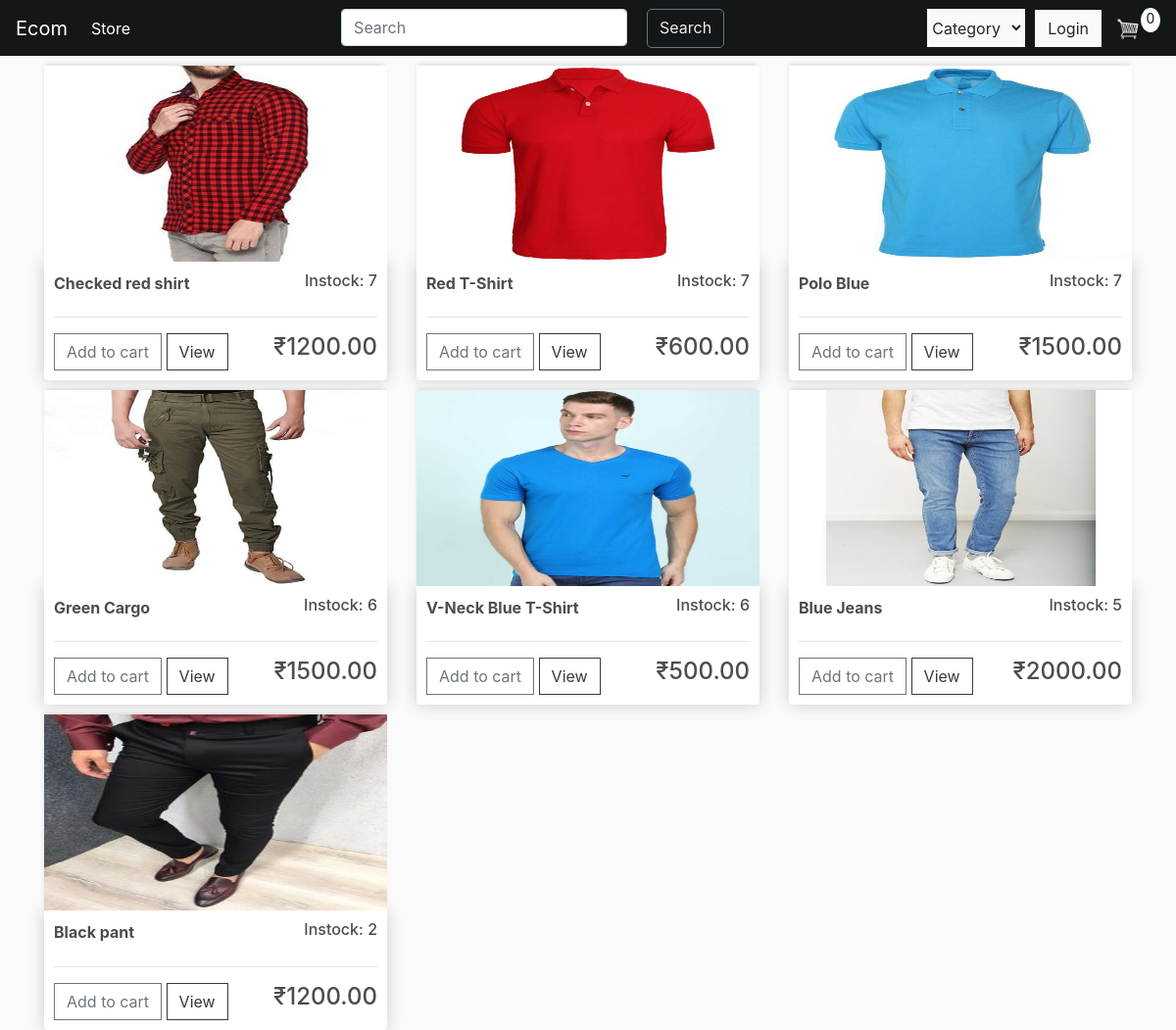
/, run on an earlier commit of the app's database.
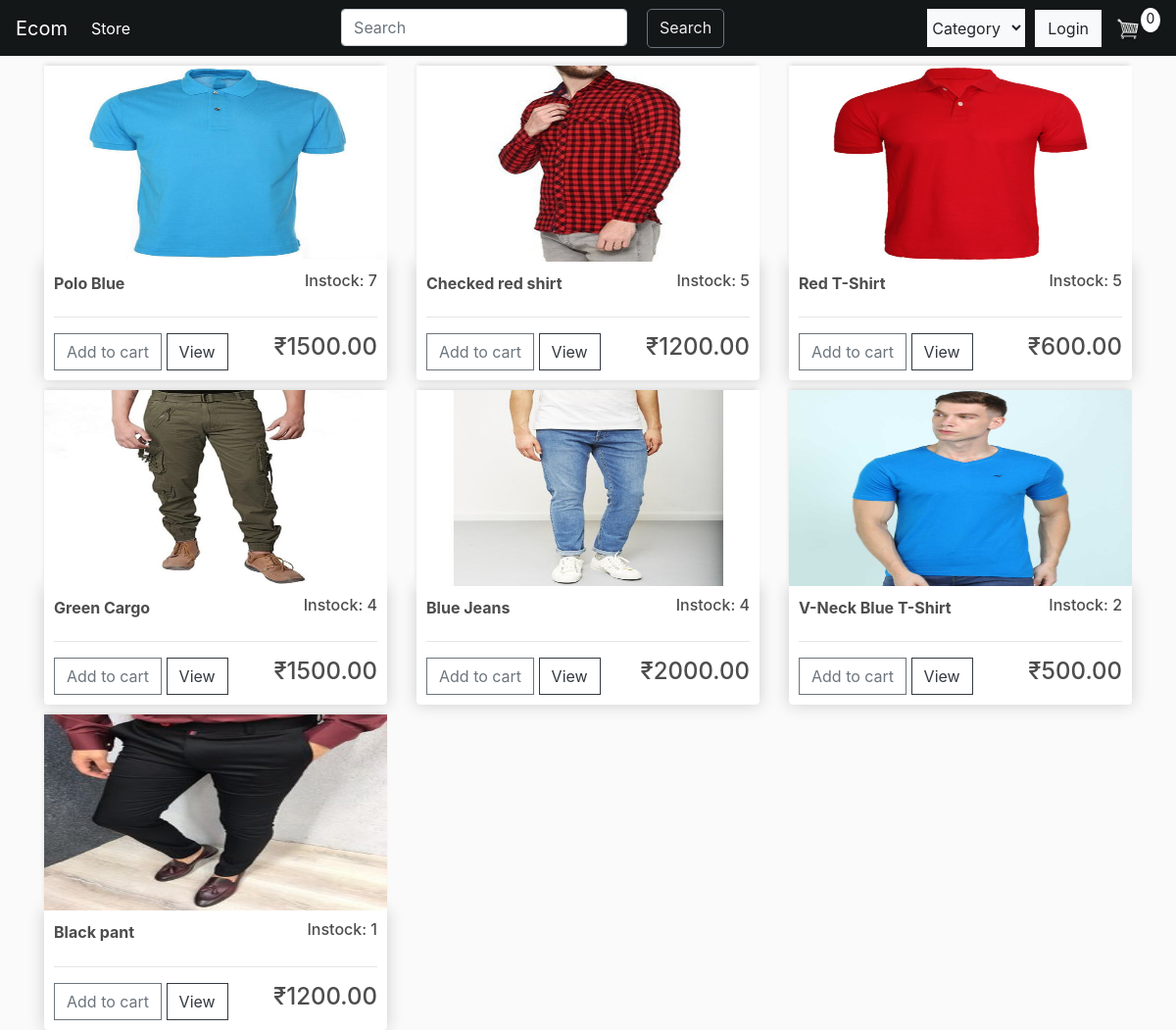
And on a later commit of the database.
### store/models.py (models this page shows, shortened)
class Product(models.Model):
    name = models.CharField(max_length=200,null=True)
    price = models.FloatField()
    description = models.CharField(max_length=500,blank=True,default="")
    CATEGORY = (('shirt','SHIRT'), ('t-shirt','T-SHIRT'),('trouser','TROUSER'))
    categories = models.CharField(max_length=7,choices=CATEGORY,default='shirt')
    image = models.ImageField(null=True,blank = True)
    stock = models.IntegerField(default = 0)
    @property
    def imageURL(self):
        try:
            url = self.image.url
        except:
            url = ''
        return url
    class Meta:
        ordering = ['-stock']

### store/views.py (the view)
# urls.py: path('',views.store,name='store'),
def store(request):
    if request.user.is_authenticated:
        customer = request.user.customer
        order, created = Order.objects.get_or_create(customer=customer, complete = False)
        items = order.orderitem_set.all()
        cartItems = order.get_cart_items
    else:
        cookieData = cookieCart(request)
        try:
            items = cookieData["items"]
            order = cookieData["order"]
            cartItems = cookieData["cartItems"]
        except:
            items = []
            order = {"get_cart_items":0,"get_cart_total":0}
            cartItems = order["get_cart_items"]
    cat = request.GET.get("selection")
    query = request.GET.get('search','')
    if len(query) > 0:
        products = Product.objects.filter(name__icontains=query)
    else:
        products = Product.objects.all()
    context = {'products':products, "cartItems": cartItems,"cat":cat}
    return render(request,'store/store.html',context)

### store/utils.py (called while the page is built, shortened)
def cookieCart(request):
    try:
        cart = json.loads(request.COOKIES['cart'])
    except:
        cart = {}
    items = []
    order = {"get_cart_items":0,"get_cart_total":0}
    cartItems = order["get_cart_items"]
    return {'cartItems':cartItems,'order':order,'items':items}

### store/templates/store/store.html (shortened to what this page needs)
{% extends 'store/main.html'%}
{% load static%}
{%block content%}
<div class="row">
    {% for product in products%}
    {% if cat == product.categories or cat == None or cat == 'all'%}
    <div class = "col-lg-4">
        <img class="thumbnail" src = "{{product.imageURL}}">
        <div class="box-element product">
            <h6 style="display:inline-block" ><strong>{{product.name}} </strong></h6>
            <h6 style="float: right;">Instock: {{product.stock}}</h6>
            <hr>
            {% if product.stock > 0%}
            <button data-product={{product.id}} data-action="add" class="btn btn-outline-secondary addbtn update-cart">Add to cart</button>
            {% else %}
            <p style="color: red; display: inline-block">Not in stock</p>
            {% endif %}
            <button class="btn btn-outline-dark view">View</button>
            <h4 style="display: inline-block; float:right;">₹{{product.price|floatformat:2}}</h4>
        </div>
    </div>
    {% endif%}
    {% endfor %}
</div>
{%endblock%}

What changed in the data, as far as the page shows it:
shown differently, row unchanged: Product "Polo Blue": moves up the list
changed Product "Checked red shirt": stock "7" → "5"
changed Product "Red T-Shirt": stock "7" → "5"
changed Product "Green Cargo": stock "6" → "4"
changed Product "Blue Jeans": stock "5" → "4"; moves up the list
changed Product "V-Neck Blue T-Shirt": stock "6" → "2"
changed Product "Black pant": stock "2" → "1"
